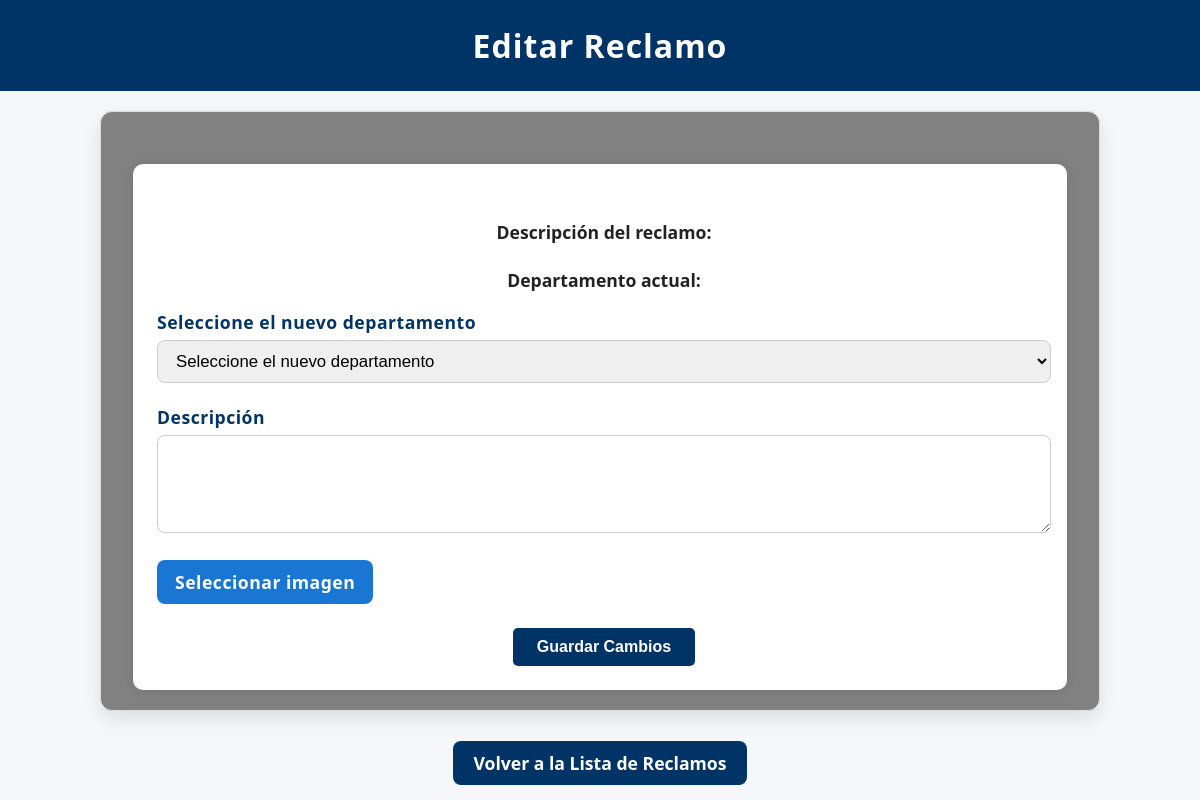
The app's page /editar_reclamo/89 (signed in), older data.
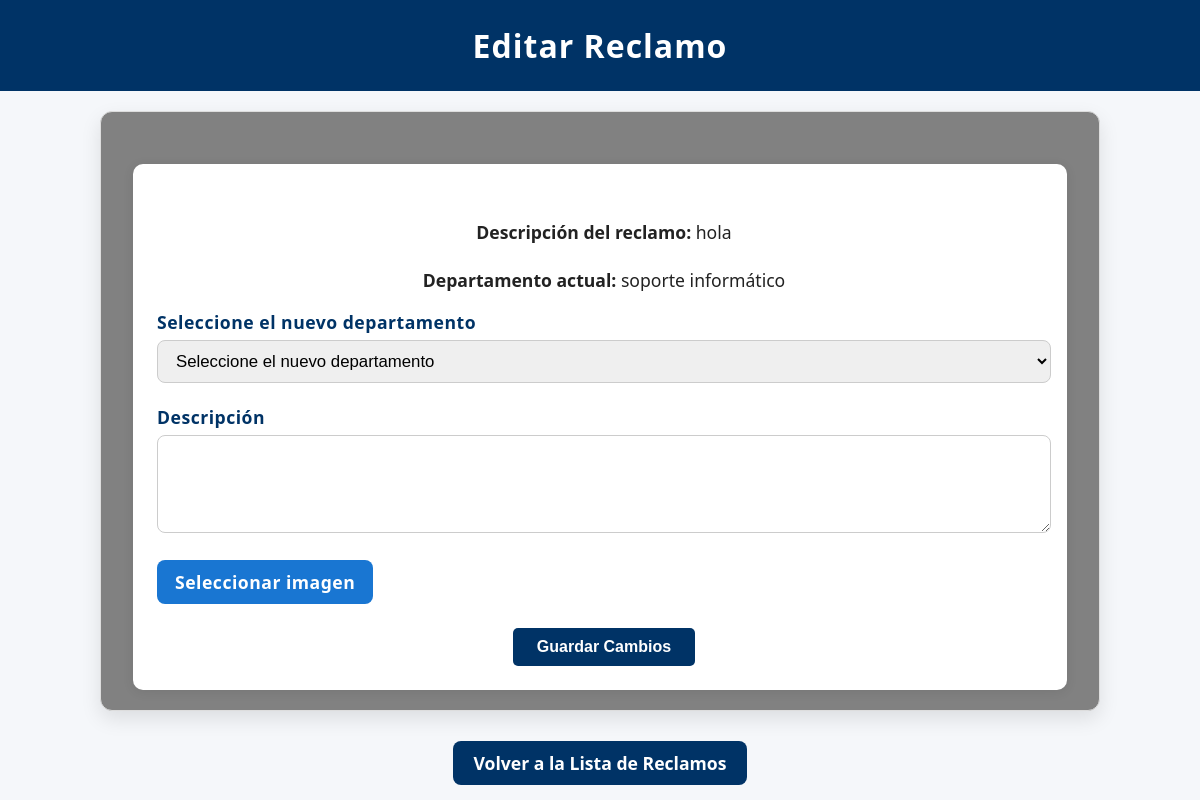
The same page, newer data.
### modules/modelos.py (models this page shows, shortened)
class Base(DeclarativeBase):
    pass

class ModeloReclamo(Base):
    __tablename__ = 'reclamos'
    id = Column(Integer, primary_key=True)
    estado = Column(String, default="pendiente")
    fecha_hora = Column(DateTime, default=datetime.utcnow)
    contenido = Column(String)
    usuario_id = Column(Integer, ForeignKey('usuarios.id'))
    clasificacion = Column(String)
    cantidad_adherentes = Column(Integer, default=1) #Se contabiliza como adherente el usuario que crea el reclamo
    tiempo_estimado = Column(Integer,default=0) #Solo se cambia cuando el reclamo pasa de pendiente -->en proceso
    resuelto_en = Column(Integer,default=None) #Representa la cantidad de días que se tardó en resolver un reclamo
    ''' Relación muchos a muchos con Usuario
    Una relación muchos a muchos en SQL permite que múltiples registros de una tabla se asocien con múltiples registros de otra tabla.
    Esto se implementa mediante una tabla intermedia que contiene claves foráneas de ambas tablas relacionadas.
    Esta estructura facilita modelar relaciones complejas, como estudiantes inscritos en varios cursos o productos en múltiples órdenes.
    '''
    usuarios = relationship(
        "ModeloUsuario",
        secondary=usuarios_reclamos,
        back_populates="reclamos"
    )
    usuario = relationship("ModeloUsuario", foreign_keys=[usuario_id], backref="reclamos_creados")

### server.py (the view, shortened to what this page needs)
@app.route('/editar_reclamo/<int:reclamo_id>', methods=['GET', 'POST'])
@login_required
def editar_reclamo(reclamo_id):
    modelo_reclamo = repo_reclamos.obtener_registro_por_filtro(filtro="id", valor=reclamo_id)
    return render_template("editar_reclamo.html", reclamo=modelo_reclamo)

### modules/login.py (called while the page is built)
    @property
    def is_authenticated(self):
        return True

### modules/repositorio.py (called while the page is built)
    def obtener_registro_por_filtro(self, campo, valor, campo2=None, valor2=None):
        query = self.__session.query(ModeloUsuario).filter(getattr(ModeloUsuario, campo) == valor)
        if campo2 and valor2:
            query = query.filter(getattr(ModeloUsuario, campo2) == valor2)
        modelo = query.first()
        if modelo:
            return self.__map_modelo_a_entidad(modelo)
        return None

    def __map_modelo_a_entidad(self, modelo: ModeloUsuario):
        return Usuario(
            nombre=modelo.nombre,
            apellido=modelo.apellido,
            email=modelo.email,
            nombre_de_usuario=modelo.nombre_de_usuario,
            contraseña=modelo.contraseña,
            rol=modelo.rol,
            claustro=modelo.claustro,
            id=modelo.id
        )

    def obtener_registro_por_filtro(self, filtro, valor, mapeado=True):
        modelo = self.__session.query(ModeloReclamo).filter_by(**{filtro: valor}).first()
        return self.mapear_modelo_a_reclamo(modelo) if modelo and mapeado else modelo

### modules/usuarios.py (called while the page is built)
    @property
    def nombre(self):
        return self.__nombre

### templates/editar_reclamo.html (shortened to what this page needs)
<!DOCTYPE html>
<html lang="es">
<head>
    <link rel="stylesheet" href="{{ url_for('static', filename='style.css') }}">
</head>
<body>
    <h1>Editar Reclamo</h1>
    <main class="contenedor-principal">
        <form method="POST" enctype="multipart/form-data" class="formulario-reclamos">
            {% if current_user.rol == '1' %}
                <div class="form-group">
                    <p><strong>Descripción del reclamo:</strong> {{ reclamo.contenido }}</p>
                </div>
                <div class="form-group">
                    <p><strong>Departamento actual:</strong> {{ reclamo.clasificacion }}</p>
                    <label for="departamento_nuevo"><strong>Seleccione el nuevo departamento</strong></label>
                    <select id="departamento_nuevo" name="departamento_nuevo" required>
                        <option value="" disabled selected>Seleccione el nuevo departamento</option>
                    </select>
                </div>
            {% endif %}
            <div class="form-group">
                <label for="descripcion">Descripción</label>
                <textarea name="descripcion" id="descripcion" class="form-usuario" rows="4" required>{{ reclamo.descripcion }}</textarea>
            </div>
            <div class="form-group">
                <label for="inputImagen" class="label-boton-imagenes">Seleccionar imagen</label>
            </div>
            <button type="submit" class="button-center">Guardar Cambios</button>
        </form>
    </main>
    <p style="text-align:center; margin-top: 30px;">
        <a href="{{ url_for('mis_reclamos') }}" class="enlace-boton">Volver a la Lista de Reclamos</a>
    </p>
</body>
</html>

Row changes from the older to the newer data that the page shows:
added ModeloReclamo: contenido "hola", clasificacion "soporte informático"
